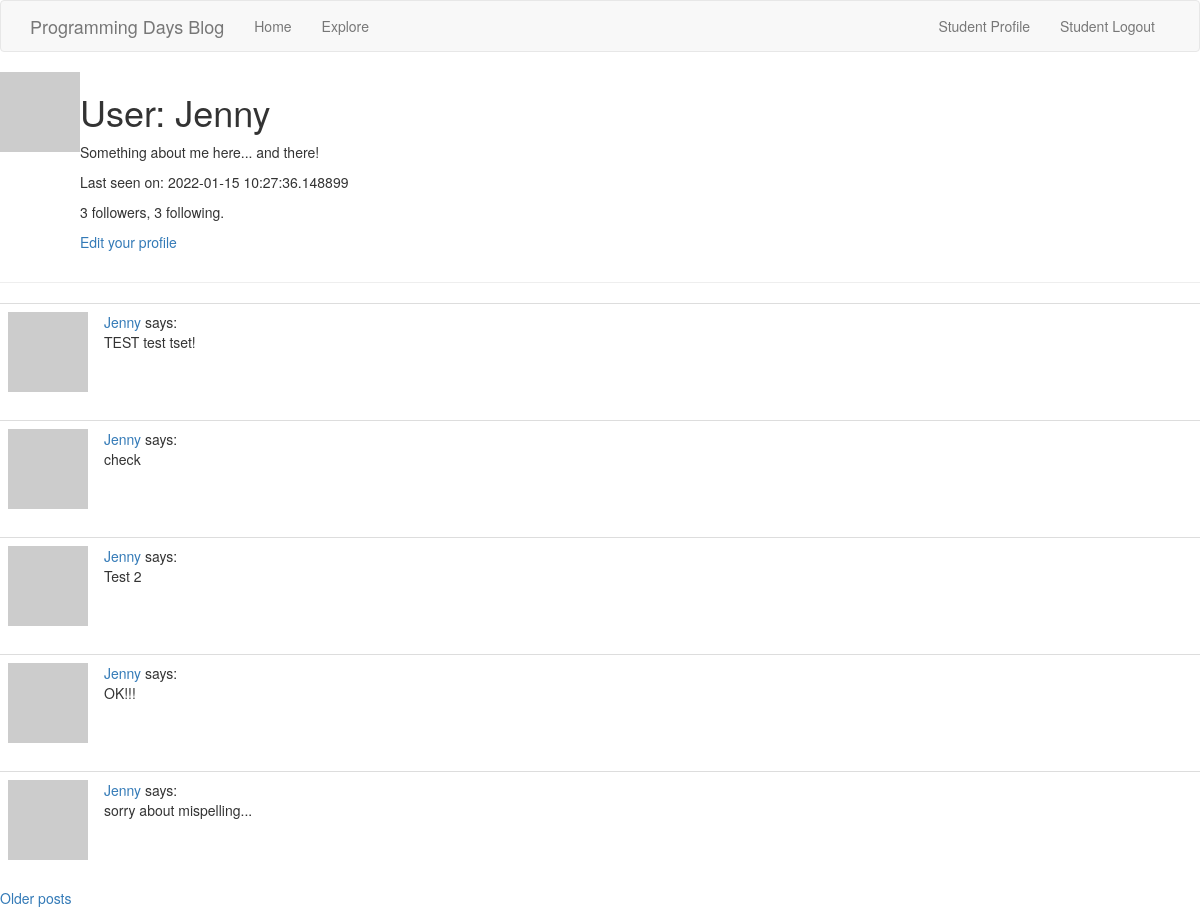
The page /user/Jenny (signed in) on the database its author committed.
### app/models.py (models this page shows, shortened)
class User(UserMixin, db.Model):
    id = db.Column(db.Integer, primary_key=True)
    username = db.Column(db.String(64), index=True, unique=True)
    email = db.Column(db.String(120), index=True, unique=True)
    password_hash = db.Column(db.String(128))
    posts = db.relationship('Post', backref='author', lazy='dynamic')
    about_me = db.Column(db.String(200))
    last_seen = db.Column(db.DateTime, default=datetime.utcnow)
    followed = db.relationship('User', secondary=followers, \
        primaryjoin=(followers.c.follower_id == id), secondaryjoin=(\
            followers.c.followed_id == id), backref=db.backref('followers',\
                 lazy='dynamic'), lazy='dynamic')
    def avatar(self, size):
        digest = md5(self.email.lower().encode('utf-8')).hexdigest()
        return 'https://www.gravatar.com/avatar/{}?d=identicon&s={}'.\
            format(digest, size)

class Post(db.Model):
    id = db.Column(db.Integer, primary_key=True)
    body = db.Column(db.String(140))
    timestamp = db.Column(db.DateTime, index=True, default=datetime.utcnow)
    user_id = db.Column(db.Integer, db.ForeignKey('user.id'))

### app/auth/routes.py (the view)
@app.route('/user/<username>')
@login_required
def user(username):
    user = User.query.filter_by(username=username).first_or_404()
    page = request.args.get('page', 1, type=int)
    posts = user.posts.order_by(Post.timestamp.desc()).paginate(page, \
        app.config['POSTS_PER_PAGE'], False)
    next_url = url_for('user', username=user.username, page=posts.next_num) \
        if posts.has_next else None
    prev_url = url_for('user', username=user.username, page=posts.prev_num) \
        if posts.has_prev else None
    form = EmptyForm()
    return render_template('user.html', user=user, posts=posts.items,\
         next_url=next_url, prev_url=prev_url, form=form)

### app/auth/routes.py (called while the page is built)
@app.before_request
def before_request():
    if current_user.is_authenticated:
        current_user.last_seen = datetime.utcnow()
        db.session.commit()

### app/models.py (called while the page is built)
@login.user_loader
def load_user(id):
    return User.query.get(int(id))

### app/templates/user.html (shortened to what this page needs)
{% extends "base.html" %}
{% block content %}
    <table>
        <tr valign="top">
            <td><img src="{{ user.avatar(128) }}"></td>
            <td>
                <h1>User: {{ user.username }}</h1>
                {% if user.about_me %}<p>{{ user.about_me }}</p>{% endif %}
                {% if user.last_seen %}<p>Last seen on: {{ user.last_seen }}</p>{% endif %}
                <p>{{ user.followers.count() }} followers, {{ user.followed.count() }} following.</p>
                {% if user == current_user %}
                <p><a href="{{ url_for('edit_profile') }}">Edit your profile</a></p>
                {% endif %}
            </td>
        </tr>
    </table>
    <hr>
    {% for post in posts %}
        {% include '_post.html' %}
    {% endfor %}
    {% if next_url %}
    <a href="{{ next_url }}">Older posts</a>
    {% endif %}
{% endblock %}

### app/templates/_post.html
<table class="table table-hover">
    <tr>
        <td width="70px">
            <a href="{{ url_for('user', username=post.author.username) }}">
                <img src="{{ post.author.avatar(70) }}" />
            </a>
        </td>
        <td>
            <a href="{{ url_for('user', username=post.author.username) }}">
                {{ post.author.username }}
            </a>
            says:
            <br>
            {{ post.body }}
        </td>
    </tr>
</table>

### rows shown on the page
User: username "Jenny", about_me "Something about me here... and there!", last_seen "2022-01-15 10:27:36.148899"
Post: author.username "Jenny", body "TEST test tset!"
Post: author.username "Jenny", body "check"
Post: author.username "Jenny", body "Test 2"
Post: author.username "Jenny", body "OK!!!"
Post: author.username "Jenny", body "sorry about mispelling..."

### other values the page prints
{{ user.followers.count() }} "3"
{{ user.followed.count() }} "3"
